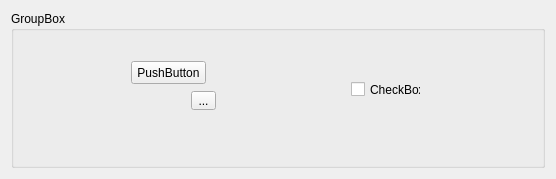
<?xml version="1.0" encoding="UTF-8"?>
<ui version="4.0">
 <class>Form</class>
 <widget class="QWidget" name="Form">
  <property name="geometry">
   <rect>
    <x>0</x>
    <y>0</y>
    <width>556</width>
    <height>179</height>
   </rect>
  </property>
  <property name="windowTitle">
   <string>Form</string>
  </property>
  <layout class="QVBoxLayout" name="verticalLayout">
   <item>
    <widget class="QGroupBox" name="groGeral">
     <property name="title">
      <string>GroupBox</string>
     </property>
     <widget class="QToolButton" name="toolButton">
      <property name="geometry">
       <rect>
        <x>180</x>
        <y>80</y>
        <width>25</width>
        <height>19</height>
       </rect>
      </property>
      <property name="text">
       <string>...</string>
      </property>
     </widget>
     <widget class="QPushButton" name="pushButton">
      <property name="geometry">
       <rect>
        <x>120</x>
        <y>50</y>
        <width>75</width>
        <height>23</height>
       </rect>
      </property>
      <property name="text">
       <string>PushButton</string>
      </property>
     </widget>
     <widget class="QCheckBox" name="checkBox">
      <property name="geometry">
       <rect>
        <x>340</x>
        <y>70</y>
        <width>70</width>
        <height>17</height>
       </rect>
      </property>
      <property name="text">
       <string>CheckBox</string>
      </property>
     </widget>
    </widget>
   </item>
  </layout>
 </widget>
 <resources>
  <include location="resources.qrc"/>
 </resources>
 <connections/>
</ui>
